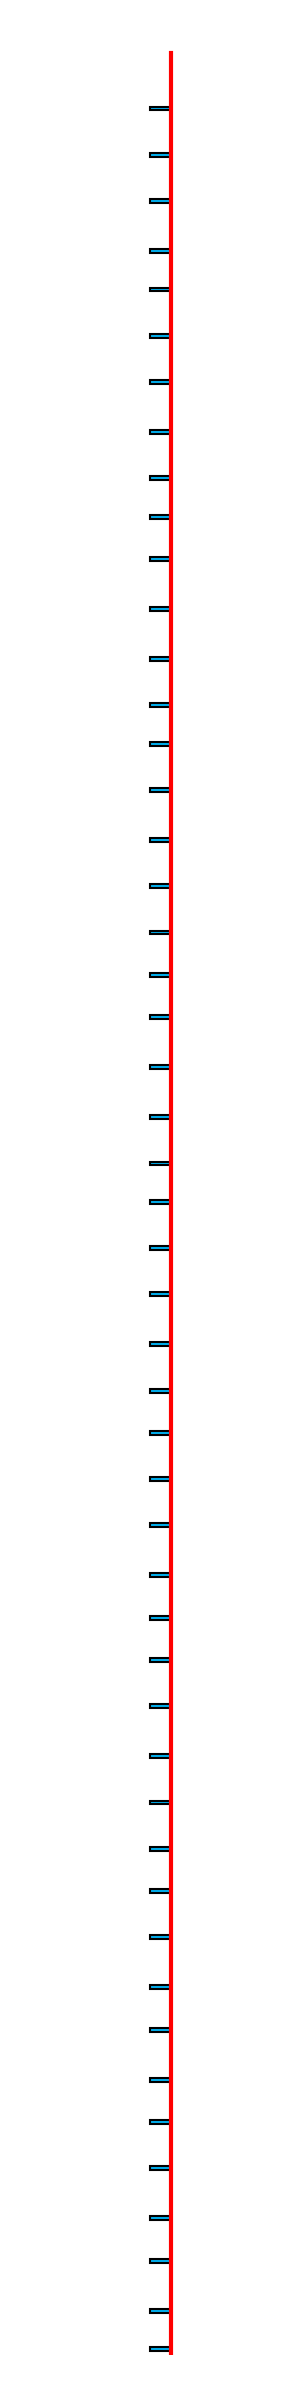

Here is the Python script that generated this plot:
import matplotlib.pyplot as plt
import numpy as np
from matplotlib.patches import Rectangle

# Create figure and axis
fig, ax = plt.subplots(figsize=(1, 8))
# plt.rcParams['font.family'] = 'Times New Roman'

# Create vertical line (red)
ax.plot([0, 0], [0, 598], color='red', linewidth=1)

# Create rectangles (blue with black borders)
y_positions = [1, 11, 24, 35, 48, 60, 71, 84, 95, 108, 120, 131, 143, 155, 168, 180, 191, 202, 215, 227, 239, 250, 262, 275, 287, 299, 309, 321, 334, 347, 358, 369, 381, 393, 406, 418, 428, 440, 453, 466, 477, 487, 499, 512, 524, 536, 546, 559, 571, 583]
for y in y_positions:
    rect = Rectangle((-0.05, y - 0.01), 0.05, 1, facecolor='#00b0f0', edgecolor='black', linewidth=0.5)
    ax.add_patch(rect)

# # Add text for numbers (vertical orientation)
# ax.text(0.1, 0, '1', fontsize=15, va='bottom', rotation=90)
# ax.text(0.1, 600, '598', fontsize=15, va='top', rotation=90)

# Set axis properties
ax.set_xlim(-0.3, 0.2)
ax.set_ylim(0, 600)
ax.axis('off')

# Adjust layout
plt.tight_layout()
plt.savefig('tsne_bar.png', dpi=300)
